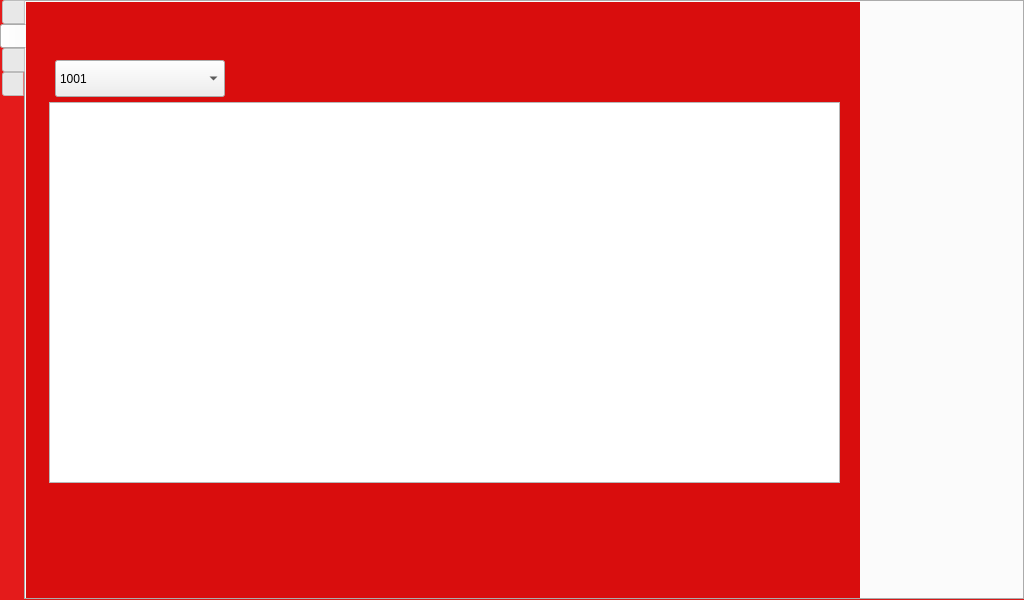
<?xml version="1.0" encoding="UTF-8"?>
<ui version="4.0">
 <class>manager</class>
 <widget class="QMainWindow" name="manager">
  <property name="geometry">
   <rect>
    <x>0</x>
    <y>0</y>
    <width>1024</width>
    <height>600</height>
   </rect>
  </property>
  <property name="windowTitle">
   <string>MainWindow</string>
  </property>
  <widget class="QWidget" name="centralwidget">
   <widget class="QLabel" name="label">
    <property name="geometry">
     <rect>
      <x>0</x>
      <y>0</y>
      <width>1024</width>
      <height>600</height>
     </rect>
    </property>
    <property name="styleSheet">
     <string notr="true">background-color: rgb(228, 27, 27);
image: url(:/new/prefix1/image/menu6.jpg);</string>
    </property>
    <property name="text">
     <string/>
    </property>
   </widget>
   <widget class="QTabWidget" name="main_tab">
    <property name="geometry">
     <rect>
      <x>0</x>
      <y>0</y>
      <width>1024</width>
      <height>600</height>
     </rect>
    </property>
    <property name="focusPolicy">
     <enum>Qt::TabFocus</enum>
    </property>
    <property name="layoutDirection">
     <enum>Qt::LeftToRight</enum>
    </property>
    <property name="tabPosition">
     <enum>QTabWidget::West</enum>
    </property>
    <property name="currentIndex">
     <number>1</number>
    </property>
    <property name="movable">
     <bool>false</bool>
    </property>
    <widget class="QWidget" name="tab_3">
     <attribute name="title">
      <string/>
     </attribute>
    </widget>
    <widget class="QWidget" name="tab">
     <attribute name="title">
      <string/>
     </attribute>
     <widget class="QLabel" name="label_2">
      <property name="geometry">
       <rect>
        <x>0</x>
        <y>0</y>
        <width>834</width>
        <height>600</height>
       </rect>
      </property>
      <property name="styleSheet">
       <string notr="true">background-color: rgb(217, 13, 13);
image: url(:/new/prefix1/image/menu63.jpg);</string>
      </property>
      <property name="text">
       <string/>
      </property>
     </widget>
     <widget class="QTableWidget" name="attance_tw">
      <property name="geometry">
       <rect>
        <x>23</x>
        <y>100</y>
        <width>791</width>
        <height>381</height>
       </rect>
      </property>
     </widget>
     <widget class="QPushButton" name="return_button_1">
      <property name="geometry">
       <rect>
        <x>520</x>
        <y>50</y>
        <width>51</width>
        <height>41</height>
       </rect>
      </property>
      <property name="text">
       <string/>
      </property>
      <property name="flat">
       <bool>true</bool>
      </property>
     </widget>
     <widget class="QComboBox" name="comboBox_1">
      <property name="geometry">
       <rect>
        <x>29</x>
        <y>58</y>
        <width>170</width>
        <height>37</height>
       </rect>
      </property>
      <property name="styleSheet">
       <string notr="true">font: 15pt &quot;Ubuntu&quot;;</string>
      </property>
      <item>
       <property name="text">
        <string>1001</string>
       </property>
      </item>
      <item>
       <property name="text">
        <string>1002</string>
       </property>
      </item>
      <item>
       <property name="text">
        <string>1003</string>
       </property>
      </item>
      <item>
       <property name="text">
        <string>1004</string>
       </property>
      </item>
     </widget>
     <widget class="QPushButton" name="check_bt">
      <property name="geometry">
       <rect>
        <x>200</x>
        <y>54</y>
        <width>51</width>
        <height>37</height>
       </rect>
      </property>
      <property name="text">
       <string/>
      </property>
      <property name="flat">
       <bool>true</bool>
      </property>
     </widget>
     <widget class="QPushButton" name="all_bt">
      <property name="geometry">
       <rect>
        <x>270</x>
        <y>56</y>
        <width>100</width>
        <height>39</height>
       </rect>
      </property>
      <property name="text">
       <string/>
      </property>
      <property name="flat">
       <bool>true</bool>
      </property>
     </widget>
    </widget>
    <widget class="QWidget" name="tab_2">
     <attribute name="title">
      <string/>
     </attribute>
     <widget class="QLabel" name="label_3">
      <property name="geometry">
       <rect>
        <x>0</x>
        <y>0</y>
        <width>834</width>
        <height>600</height>
       </rect>
      </property>
      <property name="styleSheet">
       <string notr="true">background-color: rgb(239, 0, 0);
image: url(:/new/prefix1/image/menu61.jpg);</string>
      </property>
      <property name="text">
       <string/>
      </property>
     </widget>
     <widget class="QTableWidget" name="visit_tw">
      <property name="geometry">
       <rect>
        <x>20</x>
        <y>100</y>
        <width>801</width>
        <height>381</height>
       </rect>
      </property>
     </widget>
     <widget class="QPushButton" name="return_button_2">
      <property name="geometry">
       <rect>
        <x>520</x>
        <y>50</y>
        <width>51</width>
        <height>41</height>
       </rect>
      </property>
      <property name="text">
       <string/>
      </property>
      <property name="flat">
       <bool>true</bool>
      </property>
     </widget>
     <widget class="QComboBox" name="comboBox_6">
      <property name="geometry">
       <rect>
        <x>28</x>
        <y>58</y>
        <width>170</width>
        <height>37</height>
       </rect>
      </property>
      <property name="styleSheet">
       <string notr="true">font: 15pt &quot;Ubuntu&quot;;</string>
      </property>
      <item>
       <property name="text">
        <string>1001</string>
       </property>
      </item>
      <item>
       <property name="text">
        <string>1002</string>
       </property>
      </item>
      <item>
       <property name="text">
        <string>1003</string>
       </property>
      </item>
      <item>
       <property name="text">
        <string>1004</string>
       </property>
      </item>
     </widget>
     <widget class="QPushButton" name="check_bt_2">
      <property name="geometry">
       <rect>
        <x>199</x>
        <y>59</y>
        <width>51</width>
        <height>37</height>
       </rect>
      </property>
      <property name="text">
       <string/>
      </property>
      <property name="flat">
       <bool>true</bool>
      </property>
     </widget>
    </widget>
    <widget class="QWidget" name="tab_4">
     <attribute name="title">
      <string/>
     </attribute>
     <widget class="QLabel" name="label_4">
      <property name="geometry">
       <rect>
        <x>0</x>
        <y>-10</y>
        <width>834</width>
        <height>600</height>
       </rect>
      </property>
      <property name="styleSheet">
       <string notr="true">background-color: rgb(244, 64, 64);
image: url(:/new/prefix1/image/menu62.jpg);</string>
      </property>
      <property name="text">
       <string/>
      </property>
     </widget>
     <widget class="QComboBox" name="comboBox">
      <property name="geometry">
       <rect>
        <x>167</x>
        <y>130</y>
        <width>280</width>
        <height>29</height>
       </rect>
      </property>
      <item>
       <property name="text">
        <string>123</string>
       </property>
      </item>
      <item>
       <property name="text">
        <string>1234</string>
       </property>
      </item>
      <item>
       <property name="text">
        <string>12345</string>
       </property>
      </item>
      <item>
       <property name="text">
        <string>123456</string>
       </property>
      </item>
      <item>
       <property name="text">
        <string>0123456</string>
       </property>
      </item>
     </widget>
     <widget class="QComboBox" name="comboBox_2">
      <property name="geometry">
       <rect>
        <x>167</x>
        <y>170</y>
        <width>280</width>
        <height>29</height>
       </rect>
      </property>
      <item>
       <property name="text">
        <string>37</string>
       </property>
      </item>
      <item>
       <property name="text">
        <string>37.1</string>
       </property>
      </item>
      <item>
       <property name="text">
        <string>37.2</string>
       </property>
      </item>
      <item>
       <property name="text">
        <string>37.3</string>
       </property>
      </item>
     </widget>
     <widget class="QComboBox" name="comboBox_3">
      <property name="geometry">
       <rect>
        <x>167</x>
        <y>210</y>
        <width>280</width>
        <height>29</height>
       </rect>
      </property>
      <item>
       <property name="text">
        <string>8:30</string>
       </property>
      </item>
      <item>
       <property name="text">
        <string>8:40</string>
       </property>
      </item>
      <item>
       <property name="text">
        <string>8:50</string>
       </property>
      </item>
      <item>
       <property name="text">
        <string>9:00</string>
       </property>
      </item>
     </widget>
     <widget class="QComboBox" name="comboBox_4">
      <property name="geometry">
       <rect>
        <x>167</x>
        <y>250</y>
        <width>280</width>
        <height>29</height>
       </rect>
      </property>
      <item>
       <property name="text">
        <string>192.168.1.111</string>
       </property>
      </item>
      <item>
       <property name="text">
        <string>192.168.1.112</string>
       </property>
      </item>
      <item>
       <property name="text">
        <string>192.168.1.113</string>
       </property>
      </item>
     </widget>
     <widget class="QComboBox" name="comboBox_5">
      <property name="geometry">
       <rect>
        <x>167</x>
        <y>290</y>
        <width>280</width>
        <height>29</height>
       </rect>
      </property>
      <item>
       <property name="text">
        <string>60</string>
       </property>
      </item>
      <item>
       <property name="text">
        <string>70</string>
       </property>
      </item>
      <item>
       <property name="text">
        <string>80</string>
       </property>
      </item>
     </widget>
     <widget class="QPushButton" name="return_button_3">
      <property name="geometry">
       <rect>
        <x>520</x>
        <y>50</y>
        <width>51</width>
        <height>41</height>
       </rect>
      </property>
      <property name="text">
       <string/>
      </property>
      <property name="flat">
       <bool>true</bool>
      </property>
     </widget>
    </widget>
   </widget>
  </widget>
 </widget>
 <resources/>
 <connections/>
</ui>
